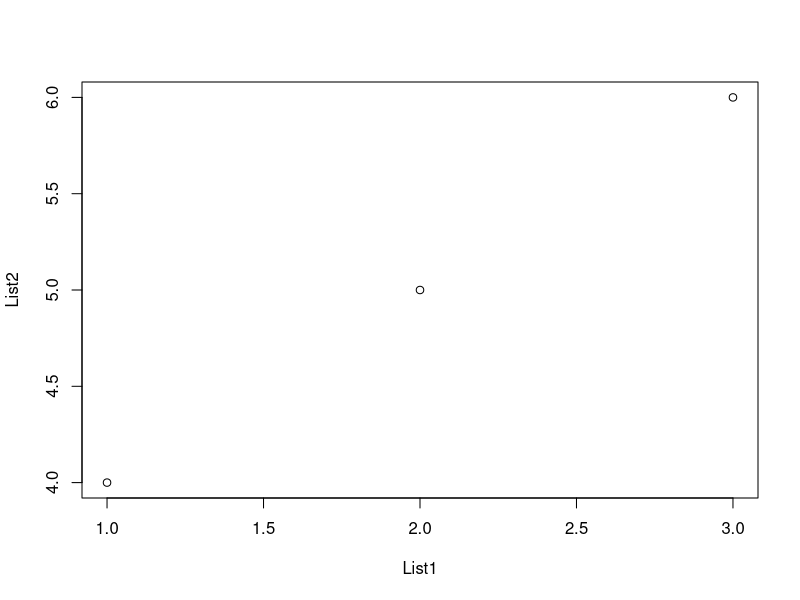

This figure's R source:
## ---- chunk 1
#Create 2 lists of numbers 
List1 = c(1,2,3) 
List2 = c(4,5,6) 
 
#Plot List1 vs. List2 
plot(x=List1, y=List2)
